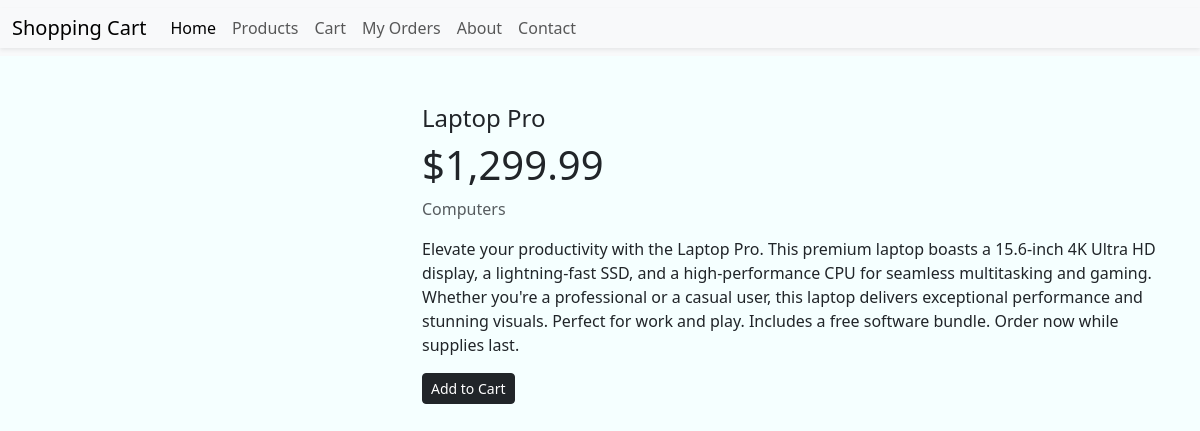
/product.php?id=2, run on the app's committed database.
### tables this page shows
CREATE TABLE IF NOT EXISTS `products` (
  `id` int NOT NULL AUTO_INCREMENT,
  `product_name` varchar(100) NOT NULL,
  `product_price` double(12,2) NOT NULL,
  `product_category` varchar(50) NOT NULL,
  `product_description` text NOT NULL,
  `product_image` varchar(200) NOT NULL,
  PRIMARY KEY (`id`)
);

### classes/Product.php (called while the page is built, shortened)
<?php
class Product{
    public function getProductById($id){
        include "config/dbconnect.php";
        $sql = "SELECT * FROM products WHERE id = ?";
        $stmt = $pdo->prepare($sql);
        $stmt->execute([$id]);
        $product = $stmt->fetch(PDO::FETCH_ASSOC);
        return $product;
    }
}

### product.php (the view, shortened to what this page needs)
<?php
include "config/dbconnect.php";
include_once 'classes/Product.php';
if(!isset($_GET['id'])){
    header("Location: products.php");
}else{
    $productInstance = new Product();
    $id = $_GET['id'];
    $product = $productInstance->getProductById($id);
}
?>
<!DOCTYPE html>
<html lang="en">
<head>
    <link href="https://cdn.jsdelivr.net/npm/bootstrap@5.3.1/dist/css/bootstrap.min.css" rel="stylesheet">
    <link rel="stylesheet" href="https://cdn.jsdelivr.net/npm/bootstrap-icons@1.10.3/font/bootstrap-icons.css">
    <link rel="stylesheet" href="assets/css/style.css">
</head>
<body>
    <?php include_once "components/nav-bar.php"; ?>
    <div class="container mt-5 mb-5">
        <div class="row mb-5">
            <div class="col-md-4">
            </div>
            <div class="col-md-8">
                <div>
                    <h4><?php echo $product['product_name']; ?></h4>
                    <h1>$<?php echo number_format($product['product_price'], 2); ?></h1>
                    <p class="text-muted"><?php echo $product['product_category']; ?></p>
                    <p><?php echo $product['product_description']; ?></p>
                    <?php if((!empty($productInCart)) && $productInCart['quantity'] >= 1){ ?>
                        <button type="button" class="btn btn-dark btn-sm" id="addToCart" data-product-id="<?php echo $product['id']; ?>" data-product-name="<?php echo $product['product_name']; ?>" data-product-price="<?php echo $product['product_price']; ?>" data-quantity="1">+</button>
                    <?php }else{ ?>
                        <button type="button" class="btn btn-dark btn-sm" id="addToCart" data-product-id="<?php echo $product['id']; ?>" data-product-name="<?php echo $product['product_name']; ?>" data-product-price="<?php echo $product['product_price']; ?>" data-quantity="1">Add to Cart</button>
                    <?php } ?>
                </div>
            </div>
        </div>
    </div>
</body>
</html>

### components/nav-bar.php (shortened to what this page needs)
<nav class="navbar navbar-expand-lg bg-body-tertiary">
    <div class="container-fluid shadow-sm">
        <a class="navbar-brand" href="#">Shopping Cart</a>
        <div class="collapse navbar-collapse" id="navbarSupportedContent">
            <ul class="navbar-nav me-auto mb-2 mb-lg-0">
                <li class="nav-item">
                    <a class="nav-link active" aria-current="page" href="index.php">Home</a>
                </li>
                <li class="nav-item">
                    <a class="nav-link" href="products.php">Products</a>
                </li>
                <li class="nav-item">
                    <a class="nav-link" href="cart.php">Cart</a>
                </li>
                <li class="nav-item">
                    <a class="nav-link" href="" data-bs-toggle="modal" data-bs-target="#exampleModal2">My Orders</a>
                </li>
                <li class="nav-item">
                    <a class="nav-link" href="">About</a>
                </li>
                <li class="nav-item">
                    <a class="nav-link" href="">Contact</a>
                </li>
            </ul>
        </div>
    </div>
</nav>

### assets/css/style.css (style rules this page uses)
body { background-color: rgb(245, 255, 255); }

### data on the page
products: product_name "Laptop Pro", product_price "1,299.99", product_category "Computers", product_description "Elevate your productivity with the Laptop Pro. This premium laptop boasts a 15.6-inch 4K Ultra HD display, a lightning-fast SSD, and a high-performance CPU for seamless multitasking and gaming. Whether you're a professional or a casual user, this laptop delivers exceptional performance and stunning visuals. Perfect for work and play. Includes a free software bundle. Order now while supplies last."
